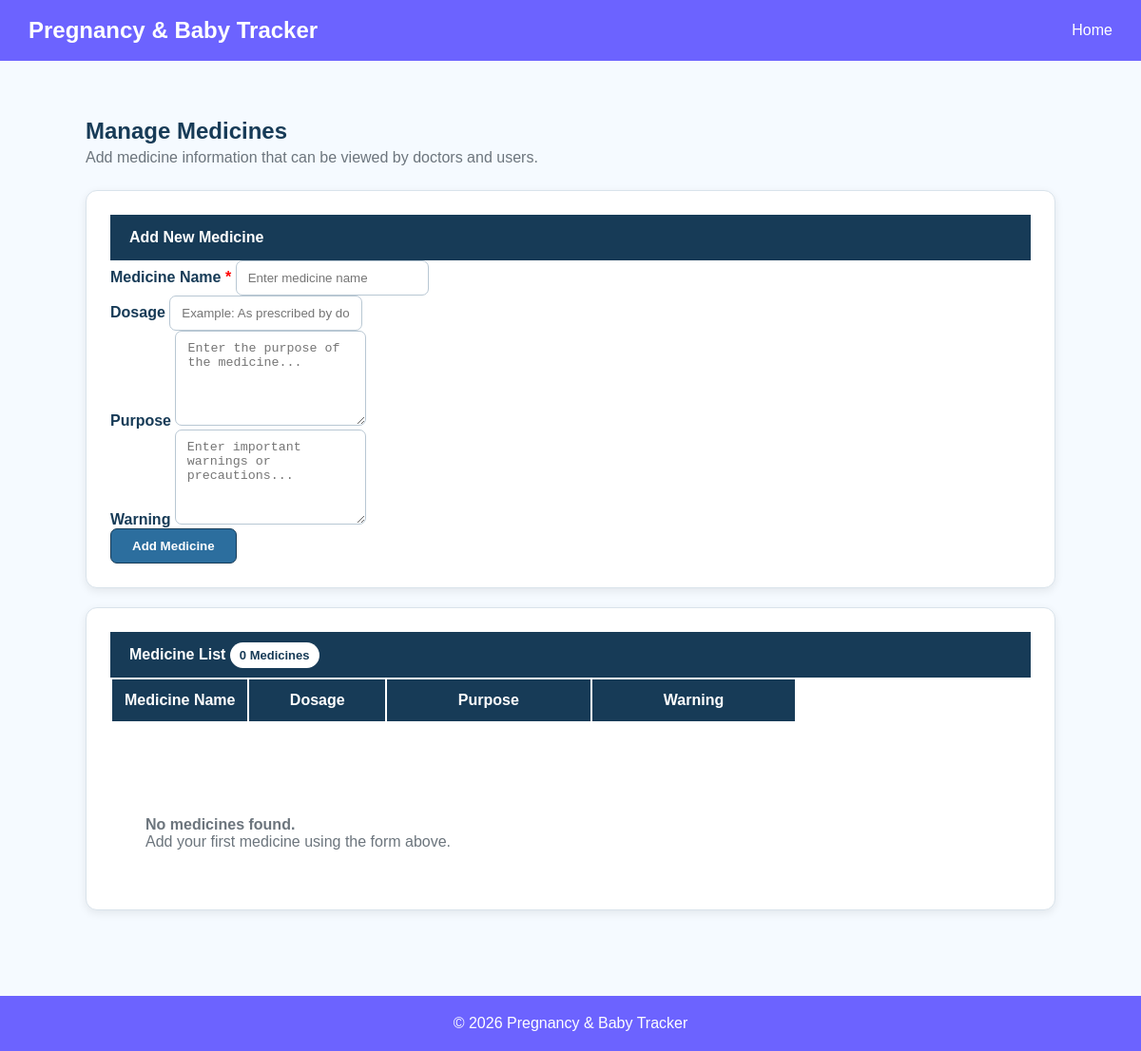
The page /Administrator/ManageMedicines/ on the database as committed earlier.
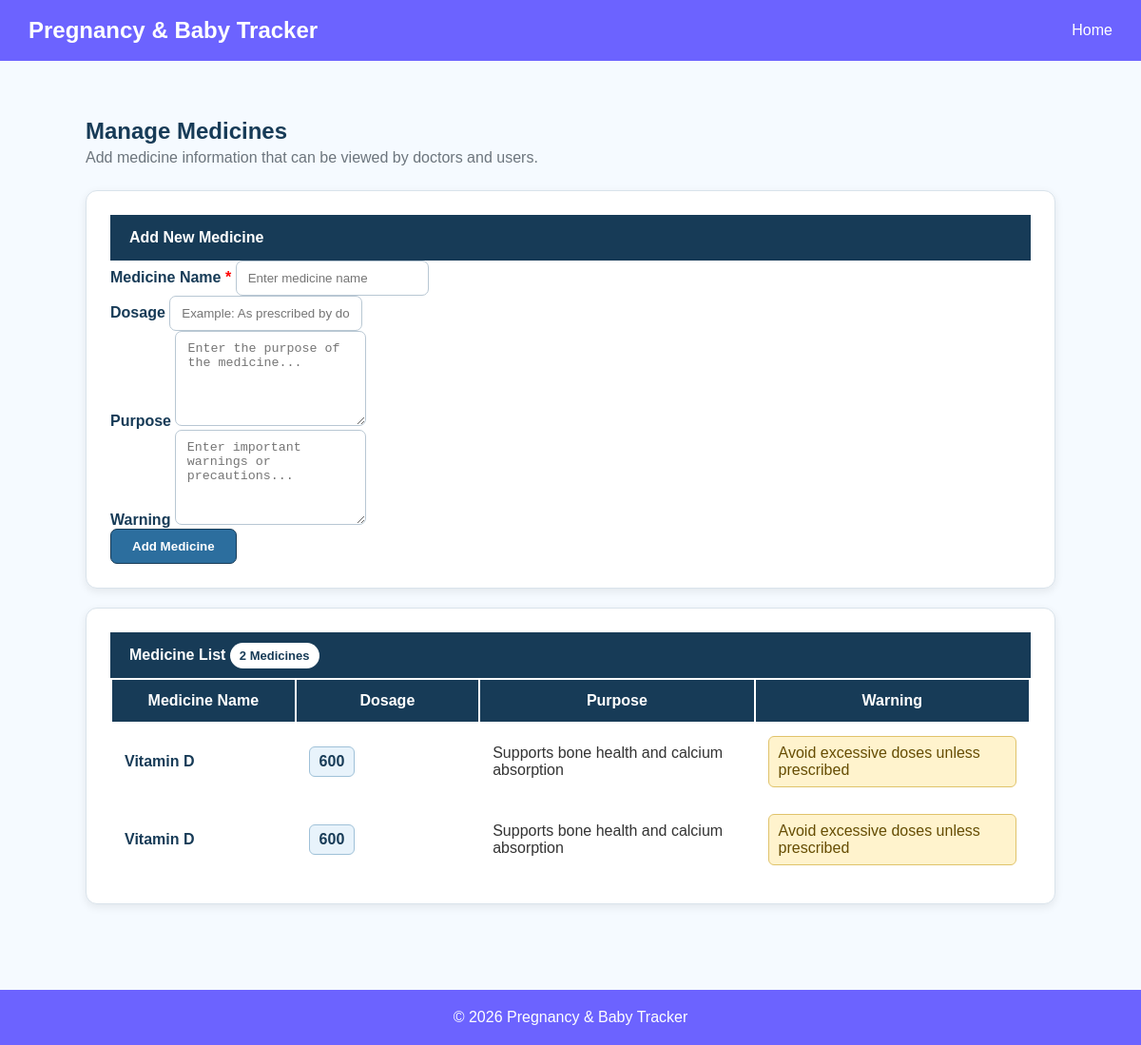
The same page on the database as committed later.
### Administrator/models.py (models this page shows, shortened)
class tbl_Medicine(models.Model):
    name = models.CharField(max_length=150)
    dosage = models.CharField(max_length=100, blank=True)
    purpose = models.TextField(blank=True)
    warning = models.TextField(blank=True)
    class Meta:
        db_table = 'tbl_Medicine'

### Administrator/views.py (the view, shortened to what this page needs)
def ManageMedicines(request):
    medicines = tbl_Medicine.objects.all().order_by("id")
    return render(
        request,
        "Administrator/ManageMedicines.html",
        {"medicines": medicines}
    )

### Administrator/Templates/Administrator/ManageMedicines.html (shortened to what this page needs)
{% extends 'base.html' %}
{% block content %}
<div class="main-container">
<div class="mb-4">
    <h2 class="page-title">
        Manage Medicines
    </h2>
    <p class="page-subtitle">
        Add medicine information that can be viewed by doctors and users.
    </p>
</div>
<div class="card shadow-sm mb-4">
    <div class="card-header">
        Add New Medicine
    </div>
    <div class="card-body p-4">
        <form method="POST">
            <div class="row">
                <div class="col-md-6 mb-3">
                    <label class="form-label">
                        Medicine Name
                        <span class="required">*</span>
                    </label>
                    <input
                        type="text"
                        name="name"
                        class="form-control"
                        placeholder="Enter medicine name"
                        maxlength="200"
                        required
                    >
                </div>
                <div class="col-md-6 mb-3">
                    <label class="form-label">
                        Dosage
                    </label>
                    <input
                        type="text"
                        name="dosage"
                        class="form-control"
                        placeholder="Example: As prescribed by doctor"
                    >
                </div>
            </div>
            <div class="mb-3">
                <label class="form-label">
                    Purpose
                </label>
                <textarea
                    name="purpose"
                    class="form-control"
                    placeholder="Enter the purpose of the medicine..."
                ></textarea>
            </div>
            <div class="mb-3">
                <label class="form-label">
                    Warning
                </label>
                <textarea
                    name="warning"
                    class="form-control"
                    placeholder="Enter important warnings or precautions..."
                ></textarea>
            </div>
            <button
                type="submit"
                class="btn btn-add"
            >
                Add Medicine
            </button>
        </form>
    </div>
</div>
<div class="card shadow-sm">
    <div class="card-header d-flex justify-content-between align-items-center">
        <span>
            Medicine List
        </span>
        <span class="count-badge">
            {{ medicines|length }} Medicines
        </span>
    </div>
    <div class="card-body p-0">
        <div class="table-responsive">
            <table class="table table-bordered table-hover">
                <thead>
                    <tr>
                        <th style="width: 20%;">
                            Medicine Name
                        </th>
                        <th style="width: 20%;">
                            Dosage
                        </th>
                        <th style="width: 30%;">
                            Purpose
                        </th>
                        <th style="width: 30%;">
                            Warning
                        </th>
                    </tr>
                </thead>
                <tbody>
                    {% for medicine in medicines %}
                    <tr>
                        <td>
                            <span class="medicine-name">
                                {{ medicine.name }}
                            </span>
                        </td>
                        <td>
                            {% if medicine.dosage %}
                                <span class="dosage-badge">
                                    {{ medicine.dosage }}
                                </span>
                            {% else %}
                                <span class="text-muted">
                                    Not specified
                                </span>
                            {% endif %}
                        </td>
                        <td>
                            {% if medicine.purpose %}
                                {{ medicine.purpose }}
                            {% else %}
                                <span class="text-muted">
                                    No purpose added
                                </span>
                            {% endif %}
                        </td>
                        <td>
                            {% if medicine.warning %}
                                <div class="warning-box">
                                    {{ medicine.warning }}
                                </div>
                            {% else %}
                                <span class="text-muted">
                                    No warning added
                                </span>
                            {% endif %}
                        </td>
                    </tr>
                    {% empty %}
                    <tr>
                        <td
                            colspan="4"
                            class="text-center empty-message"
                        >
                            <br>
                            <br>
                            <strong>
                                No medicines found.
                            </strong>
                            <br>
                            Add your first medicine using
                            the form above.
                        </td>
                    </tr>
                    {% endfor %}
                </tbody>
            </table>
        </div>
    </div>
</div>
</div>
{% endblock %}

### Templates/Base.html (shortened to what this page needs)
<!DOCTYPE html>
<html lang="en">
    <head>
    </head>
    <body>
        <nav class="navbar">
            <h2>Pregnancy & Baby Tracker</h2>
            <div>
                <a href="/">Home</a>
            </div>
        </nav>
        <div class="container">
            {% block content %}
            {% endblock %}
        </div>
        <footer>
            <p>© 2026 Pregnancy & Baby Tracker</p>
        </footer>
    </body>
</html>

### Templates/Base.html (style rules this page uses)
* { margin: 0; padding: 0; box-sizing: border-box; }
body { font-family: Arial, sans-serif; background: #f5f6fa; color: #333; }
.navbar { background: #6c63ff; color: white; padding: 18px 30px; display: flex; justify-content: space-between; align-items: center; }
.navbar h2 { margin: 0; }
.navbar a { color: white; text-decoration: none; margin-left: 20px; }
.container { width: 90%; max-width: 1200px; margin: 30px auto; }
.card { background: white; padding: 25px; border-radius: 12px; box-shadow: 0 3px 10px rgba(0, 0, 0, 0.08); margin-bottom: 20px; }
h1, h2, h3 { margin-bottom: 15px; }
button { background: #6c63ff; color: white; border: none; padding: 10px 20px; border-radius: 6px; cursor: pointer; }
footer { text-align: center; padding: 20px; margin-top: 40px; background: #6c63ff; color: white; }

### Administrator/Templates/Administrator/ManageMedicines.html (style rules this page uses)
body { background-color: #f5faff; font-family: Arial, sans-serif; }
.main-container { padding: 30px; }
.page-title { color: #173b57; font-weight: 700; margin-bottom: 5px; }
.page-subtitle { color: #6c757d; margin-bottom: 25px; }
.card { border: 1px solid #d9e3eb; border-radius: 12px; overflow: hidden; }
.card-header { background-color: #173b57; color: white; font-weight: 600; padding: 15px 20px; }
.form-label { font-weight: 600; color: #173b57; }
.form-control { border: 1px solid #b8c7d3; border-radius: 7px; padding: 10px 12px; }
.btn-add { background-color: #2c6e9e; color: white; border: 1px solid #173b57; padding: 10px 22px; font-weight: 600; border-radius: 7px; }
.table { margin-bottom: 0; vertical-align: middle; }
.table thead { background-color: #173b57; color: white; }
.table thead th { padding: 13px; white-space: nowrap; }
.table tbody td { padding: 13px; }
.medicine-name { color: #173b57; font-weight: 700; }
.dosage-badge { display: inline-block; background-color: #e8f3fb; color: #173b57; border: 1px solid #9fc1d8; padding: 6px 10px; border-radius: 6px; font-weight: 600; }
.warning-box { background-color: #fff3cd; border: 1px solid #e0c36b; border-radius: 6px; padding: 8px 10px; color: #664d03; }
textarea { resize: vertical; min-height: 100px; }
.required { color: red; }
.count-badge { background-color: white; color: #173b57; padding: 6px 10px; border-radius: 20px; font-size: 13px; }

Rows that differ between the two databases and show on the page:
added tbl_Medicine: name "Vitamin D", dosage "600", purpose "Supports bone health and calcium absorption", warning "Avoid excessive doses unless prescribed"
added tbl_Medicine: name "Vitamin D", dosage "600", purpose "Supports bone health and calcium absorption", warning "Avoid excessive doses unless prescribed"
Other text that changed with them:
{{ medicines|length }}: "0" → "2"
text no longer shown: "No medicines found. Add your first medicine using the form above."
